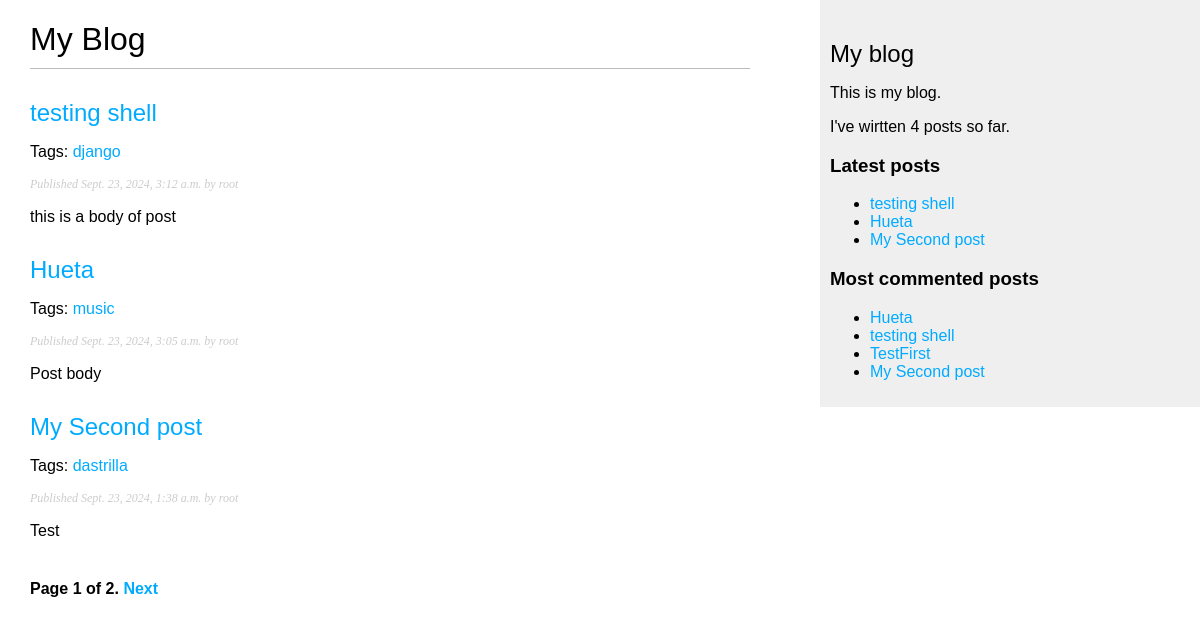
/blog/, run on an earlier commit of the app's database.
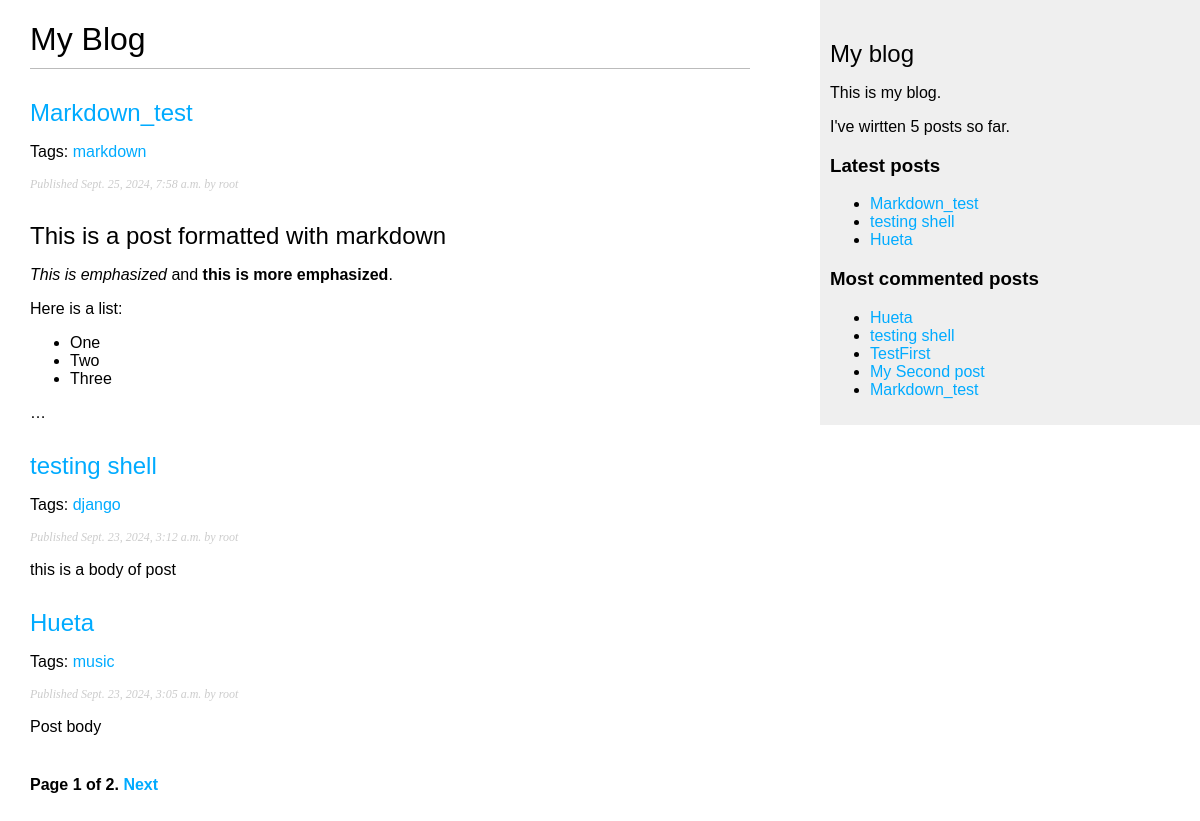
And on a later commit of the database.
### blog/models.py (models this page shows, shortened)
class Post(models.Model):
    class Status(models.TextChoices):
        DRAFT = 'DF', 'Draft'
        PUBLISHED = 'PB', 'Published'
    title = models.CharField(max_length=250)
    slug = models.SlugField(max_length=250,
                            unique_for_date='publish')
    author = models.ForeignKey(
        settings.AUTH_USER_MODEL,
        on_delete=models.CASCADE,
        related_name='blog_posts'
    )
    body = models.TextField()
    publish = models.DateTimeField(default=timezone.now)
    created = models.DateTimeField(auto_now_add=True)
    updated = models.DateTimeField(auto_now=True)
    status = models.CharField(
        max_length=2,
        choices=Status,
        default=Status.DRAFT
    )
    objects = models.Manager()
    published = PublishedManager()
    tags = TaggableManager()
    class Meta:
        ordering = ['-publish']
        indexes = [
            models.Index(fields=['publish']),
        ]
    def get_absolute_url(self):
        return reverse("blog:post_detail",
                       args=[
                            self.publish.year,
                            self.publish.month,
                            self.publish.day,
                            self.slug
                             ]
                       )

### blog/views.py (the view)
# urls.py: path('', views.post_list, name = 'post_list'),
def post_list(request, tag_slug=None):
    post_list = Post.published.all()
    tag = None
    if tag_slug:
        tag = get_object_or_404(Tag, slug=tag_slug)
        post_list = post_list.filter(tags__in=[tag])
    paginator = Paginator(post_list, 3)
    page_number = request.GET.get('page', 1)
    try:
        posts = paginator.page(page_number)
    except PageNotAnInteger:
        posts = paginator.page(1)
    except EmptyPage:
        posts = paginator.page(paginator.num_pages)
    return render(
        request,
        'blog/post/list.html',
        {
            'posts': posts,
            'tag': tag
        }
    )

### blog/models.py (called while the page is built)
    def get_queryset(self):
        return (
            super().get_queryset().filter(status = Post.Status.PUBLISHED)
        )

### blog/templatetags/blog_tags.py (called while the page is built)
@register.simple_tag
def total_posts():
    return Post.published.count()

@register.inclusion_tag('blog/post/latest_posts.html')
def show_latest_posts(count=5):
    latest_posts = Post.published.order_by('-publish')[:count]
    return {'latest_posts':latest_posts}

@register.simple_tag
def get_most_commented_posts(count=5):
    return Post.published.annotate(
        total_comments = Count('comments')
        ).order_by('-total_comments')[:count]

@register.filter(name='markdown')
def markdown_format(text):
    return mark_safe(markdown.markdown(text))

### templates/blog/post/list.html (shortened to what this page needs)
{% extends 'blog/base.html' %}
{% load blog_tags %}
{% block content %}
    <h1>My Blog</h1>
    {% for post in posts %}
        <h2>
            <a href="{{ post.get_absolute_url }}">
                {{ post.title }}
            </a>
        </h2>
        <p class="tags">
            Tags:
            {% for tag in post.tags.all %}
                <a href="{% url 'blog:post_list_by_tag' tag.slug %}">
                    {{ tag.name }}
                </a>{% if not forloop.last %}, {% endif %}
            {% endfor %}
        <p class="date">
            Published {{ post.publish }} by {{ post.author }}
        </p>
            {{ post.body|markdown|truncatewords_html:30 }}
        {% endfor %}
    {% include "pagination.html"  with page=posts %}
{% endblock %}

### templates/blog/base.html (shortened to what this page needs)
{% load blog_tags %}
{% load static %}
<!DOCTYPE html>
<html>
<head>
  {% load static %}
  <link rel="stylesheet" href="{% static "css/blog.css" %}">
</head>
<body>
  <div id="content">
    {% block content %}
    {% endblock %}
  </div>
  <div id="sidebar">
    <h2>My blog</h2>
    <p>This is my blog.</p>
    I've wirtten {% total_posts %} posts so far.
    <h3>Latest posts</h3>
    {% show_latest_posts 3 %}
    <h3>Most commented posts</h3>
    {% get_most_commented_posts as most_commented_posts %}
    <ul>
       {% for post in most_commented_posts %}
       <li>
          <a href="{{ post.get_absolute_url }}">{{ post.title }}</a>
       </li>
       {% endfor %}
    </ul>
  </div>
</body>
</html>

### templates/pagination.html (shortened to what this page needs)
<div class="pagination">
    <span class="step-links">
    <span class="current">
    Page {{ page.number }} of {{ page.paginator.num_pages }}.
    </span>
    {% if page.has_next %}
    <a href="?page={{ page.next_page_number }}">Next</a>
    {% endif %}
    </span>
    </div>

### templates/blog/post/latest_posts.html
<ul>
    {% for post in latest_posts %}
    <li>
        <a href="{{ post.get_absolute_url }}">{{ post.title }}</a>
    </li>
    {% endfor %}
</ul>

### static/css/blog.css (style rules this page uses)
body { margin:0; padding:0; font-family:helvetica, sans-serif; }
a { color:#00abff; text-decoration:none; }
h1 { font-weight:normal; border-bottom:1px solid #bbb; padding:0 0 10px 0; }
h2 { font-weight:normal; margin:30px 0 0; }
#content { float:left; width:60%; padding:0 0 0 30px; }
#sidebar { float:right; width:30%; padding:10px; background:#efefef; height:100%; }
p.date { color:#ccc; font-family: georgia, serif; font-size: 12px; font-style: italic; }
.pagination { margin:40px 0; font-weight:bold; }

What changed in the data, as far as the page shows it:
no longer on one of the page's lists (row unchanged): Post: title "My Second post", publish "Sept. 23, 2024, 1:38 a.m.", author "root", body "Test"
added Post: title "Markdown_test", publish "Sept. 25, 2024, 7:58 a.m.", author "root", body "This is a post formatted with markdown This is emphasized and this is more emphasized . Here is a list: One Two Three …"
added Tag: name "markdown", shown under "Markdown_test"
computed for Post "My Second post": loses Tag (name "dastrilla")
Also different on the page:
text no longer shown: "4"
text now shown: "5"
